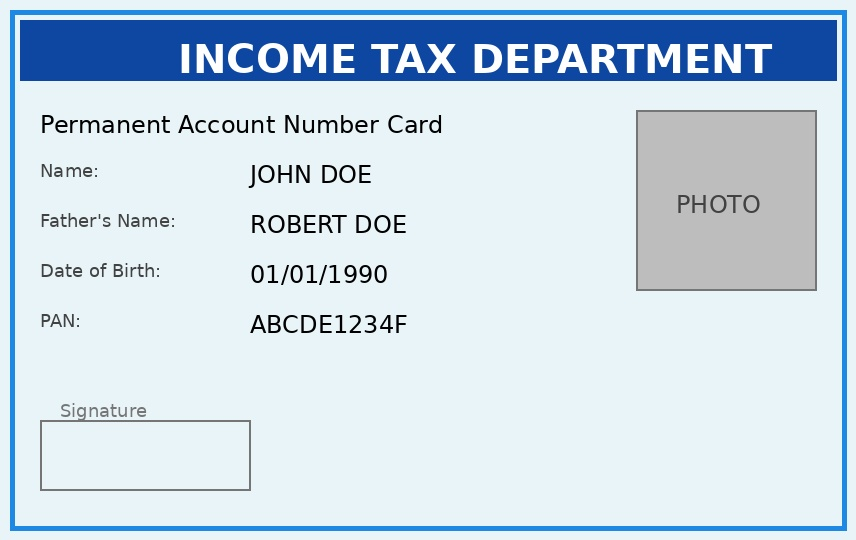
#> input picture Project1/image_data/original_pan_card.jpg, 856 x 540 px
$ python example_usage.py
#> lines starting #> are read from the running program, lines starting #| are printed output that depends on the picture
### Project1/pan_card_detector.py
"""
Pan Card Tampering Detector using OpenCV
This module provides functionality to detect tampering in Pan Card images by comparing them with an original image.
"""

import cv2
from skimage.metrics import structural_similarity as ssim
import imutils


def detect_tampering(original_image_path, user_image_path):
    """
    Detect tampering between original and user-uploaded Pan Card images.

    Args:
        original_image_path (str): Path to the original Pan Card image
        user_image_path (str): Path to the user-uploaded Pan Card image

    Returns:
        tuple: (similarity_score, difference_image, threshold_image, contours_image)
    """
#> called with original_image_path = 'image_data/original_pan_card.jpg', user_image_path = 'image_data/original_pan_card.jpg'
    # Load the two input images
    original = cv2.imread(original_image_path)
#> original is the input picture: shape (540, 856, 3); mean B, G, R 230.8, 217.5, 200.7
    user_image = cv2.imread(user_image_path)

    if original is None or user_image is None:
        raise ValueError("Could not load one or both images")

    # Resize user image to match original dimensions
    user_image = cv2.resize(user_image, (original.shape[1], original.shape[0]))

    # Convert images to grayscale
    original_gray = cv2.cvtColor(original, cv2.COLOR_BGR2GRAY)
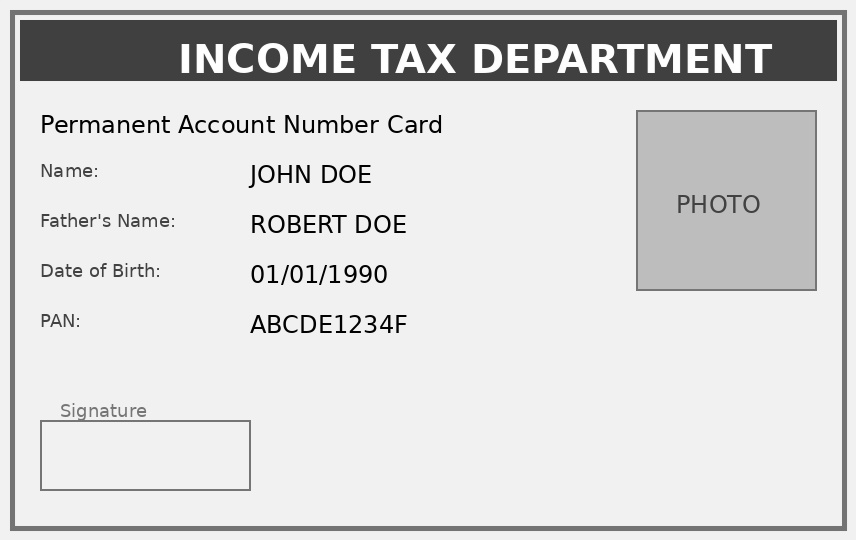
#> original_gray: shape (540, 856); min 0, max 255, mean 213.9
    user_gray = cv2.cvtColor(user_image, cv2.COLOR_BGR2GRAY)

    # Compute Structural Similarity Index (SSIM)
    similarity_score, diff = ssim(original_gray, user_gray, full=True)
#> diff: shape (540, 856) float64; every value is 1
#> similarity_score = 1
    diff = (diff * 255).astype("uint8")
#> diff: shape (540, 856); every value is 255

    # Threshold the difference image
    thresh = cv2.threshold(diff, 0, 255, cv2.THRESH_BINARY_INV | cv2.THRESH_OTSU)[1]
#> thresh: shape (540, 856); every value is 0

    # Find contours on thresholded image
    cnts = cv2.findContours(thresh.copy(), cv2.RETR_EXTERNAL, cv2.CHAIN_APPROX_SIMPLE)
#> cnts = 0 contours
    cnts = imutils.grab_contours(cnts)
#> cnts = []

    # Create a copy of the user image to draw contours
    contours_image = user_image.copy()

    # Draw rectangles around differences
    for c in cnts:
        # Compute the bounding box of the contour
        (x, y, w, h) = cv2.boundingRect(c)
        # Draw rectangle on the contours image
        cv2.rectangle(contours_image, (x, y), (x + w, y + h), (0, 0, 255), 2)
#> this loop made 0 passes

    return similarity_score, diff, thresh, contours_image


def compare_images(original_path, user_path):
    """
    Compare two images and return the similarity score.

    Args:
        original_path (str): Path to the original image
        user_path (str): Path to the user image

    Returns:
        float: Similarity score between 0 and 1 (1 = identical)
    """
    try:
        similarity_score, _, _, _ = detect_tampering(original_path, user_path)
#> similarity_score = 1
        return similarity_score
    except Exception as e:
        print(f"Error comparing images: {str(e)}")
        return 0.0


def is_tampered(original_path, user_path, threshold=0.95):
    """
    Check if an image has been tampered with based on similarity threshold.

    Args:
        original_path (str): Path to the original image
        user_path (str): Path to the user image
        threshold (float): Similarity threshold (default: 0.95)

    Returns:
        bool: True if tampered (similarity < threshold), False otherwise
    """
    similarity = compare_images(original_path, user_path)
    return similarity < threshold

### Project1/example_usage.py
"""
Example usage of the Pan Card Tampering Detector
This script demonstrates how to use the detector programmatically
"""

from pan_card_detector import detect_tampering, compare_images, is_tampered
import cv2

def example_basic_usage():
    """Basic usage example"""
    print("=== Basic Usage Example ===\n")

    # Compare two images
    original_path = 'image_data/original_pan_card.jpg'
    test_path = 'image_data/original_pan_card.jpg'  # Replace with your test image

    # Get similarity score
    similarity = compare_images(original_path, test_path)
#> similarity = 1
    print(f"Similarity Score: {similarity * 100:.2f}%")
#| Similarity Score: 100.00%

    # Check if tampered
    tampered = is_tampered(original_path, test_path, threshold=0.95)
#> in detect_tampering (call 2), `cnts = cv2.findContours(thresh.copy(), cv2.RETR_EXTERNAL, cv2.CHAIN_AP..`: cnts = 0 contours
#> in is_tampered, `similarity = compare_images(original_path, user_path)`: similarity = 1
#> tampered = False
    print(f"Is Tampered: {tampered}")
#| Is Tampered: False

    print()


def example_detailed_analysis():
    """Detailed analysis example with image outputs"""
    print("=== Detailed Analysis Example ===\n")

    original_path = 'image_data/original_pan_card.jpg'
    test_path = 'image_data/original_pan_card.jpg'  # Replace with your test image

    # Get full detection results
    similarity, diff, thresh, contours = detect_tampering(original_path, test_path)
#> in detect_tampering (call 3), `cnts = cv2.findContours(thresh.copy(), cv2.RETR_EXTERNAL, cv2.CHAIN_AP..`: cnts = 0 contours
#> similarity = 1

    print(f"Similarity: {similarity * 100:.2f}%")
#| Similarity: 100.00%
    print(f"Difference Image Shape: {diff.shape}")
#| Difference Image Shape: (540, 856)
    print(f"Threshold Image Shape: {thresh.shape}")
#| Threshold Image Shape: (540, 856)
    print(f"Contours Image Shape: {contours.shape}")
#| Contours Image Shape: (540, 856, 3)

    # Save the analysis images
    cv2.imwrite('output_difference.jpg', diff)
    cv2.imwrite('output_threshold.jpg', thresh)
    cv2.imwrite('output_contours.jpg', contours)

    print("\nAnalysis images saved:")
    print("  - output_difference.jpg")
    print("  - output_threshold.jpg")
    print("  - output_contours.jpg")

    print()


def example_custom_threshold():
    """Example with custom threshold"""
    print("=== Custom Threshold Example ===\n")

    original_path = 'image_data/original_pan_card.jpg'
    test_path = 'image_data/original_pan_card.jpg'  # Replace with your test image

    # Use custom thresholds
    thresholds = [0.99, 0.95, 0.90, 0.85]

    for threshold in thresholds:
        tampered = is_tampered(original_path, test_path, threshold=threshold)
#> in detect_tampering (call 4), `cnts = cv2.findContours(thresh.copy(), cv2.RETR_EXTERNAL, cv2.CHAIN_AP..`: cnts = 0 contours
#> tampered = False
        print(f"Threshold {threshold * 100:.0f}%: {'Tampered' if tampered else 'Authentic'}")
#| Threshold 99%: Authentic

    print()


if __name__ == '__main__':
    print("Pan Card Tampering Detector - Usage Examples")
    print("=" * 50)
    print()

    example_basic_usage()
    example_detailed_analysis()
    example_custom_threshold()

    print("=" * 50)
    print("For web interface, run: python app.py")
    print("Then visit: http://localhost:5000")
